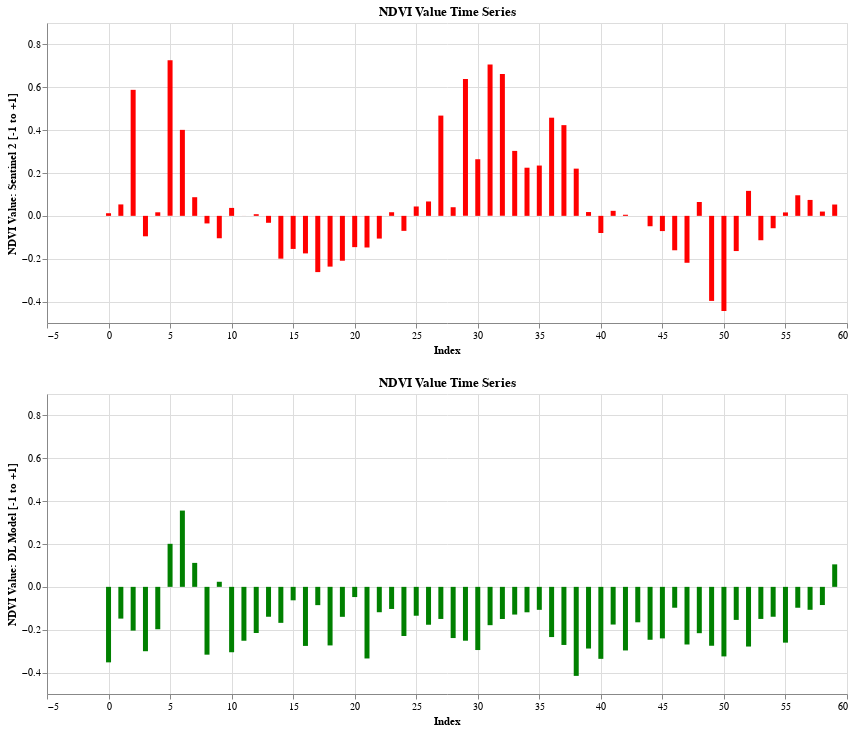

This figure's notebook cell:
### Markdown cell above
### Plotting the graphs using altair: Better Visualization

### Code cell
brush = alt.selection_interval(encodings= ["x"])


# plotting the dataframe using altair


hist1 = alt.Chart(data).mark_bar().encode(x = "Index",
    color=alt.condition(brush, alt.value("cadetblue"), alt.value('lightgray'))
).interactive().properties( width=800,title = 'NDVI Value Time Series').add_selection(brush)

hist1.configure_title(
    fontSize=20,
    font='Courier',
    anchor='start',
    color='gray'
)


# concatenating all plots and making them interactive

hist1.encode(alt.Y("NDVI Sentinel 2",scale=alt.Scale(domain=[-0.5, 0.9]),title = 'NDVI Value: Sentinel 2 [-1 to +1]'),color=alt.condition(brush, alt.value("red"), alt.value('lightgray')), tooltip=["Index", "NDVI Sentinel 2"]
) & hist1.encode(alt.Y("NDVI DL Model",scale=alt.Scale(domain=[-0.5, 0.9]),title = 'NDVI Value: DL Model [-1 to +1]'),color=alt.condition(brush, alt.value("green"), alt.value('lightgray')), tooltip=["Index", "NDVI DL Model"]
)

### Figure 1 — Vega-Lite specification as saved in the notebook (floating-point values rounded to 4 significant figures)
{"config": {"view": {"continuousWidth": 400, "continuousHeight": 300}}, "vconcat": [{"mark": "bar", "encoding": {"color": {"condition": {"value": "red", "selection": "selector023"}, "value": "lightgray"}, "tooltip": [{"type": "quantitative", "field": "Index"}, {"type": "quantitative", "field": "NDVI Sentinel 2"}], "x": {"type": "quantitative", "field": "Index"}, "y": {"type": "quantitative", "field": "NDVI Sentinel 2", "scale": {"domain": [-0.5, 0.9]}, "title": "NDVI Value: Sentinel 2 [-1 to +1]"}}, "selection": {"selector024": {"type": "interval", "bind": "scales", "encodings": ["x", "y"]}, "selector023": {"type": "interval", "encodings": ["x"]}}, "title": "NDVI Value Time Series", "width": 800}, {"mark": "bar", "encoding": {"color": {"condition": {"value": "green", "selection": "selector023"}, "value": "lightgray"}, "tooltip": [{"type": "quantitative", "field": "Index"}, {"type": "quantitative", "field": "NDVI DL Model"}], "x": {"type": "quantitative", "field": "Index"}, "y": {"type": "quantitative", "field": "NDVI DL Model", "scale": {"domain": [-0.5, 0.9]}, "title": "NDVI Value: DL Model [-1 to +1]"}}, "selection": {"selector024": {"type": "interval", "bind": "scales", "encodings": ["x", "y"]}, "selector023": {"type": "interval", "encodings": ["x"]}}, "title": "NDVI Value Time Series", "width": 800}], "data": {"name": "data-b1a13589de9dd45e337cec827311c766"}, "$schema": "https://vega.github.io/schema/vega-lite/v4.8.1.json", "datasets": {"data-b1a13589de9dd45e337cec827311c766": [{"NDVI Sentinel 2": 0.01228, "NDVI DL Model": -0.3523, "Index": 0, "Date 2019-2020": "17/01/19"}, {"NDVI Sentinel 2": 0.05337, "NDVI DL Model": -0.1482, "Index": 1, "Date 2019-2020": "27/01/19"}, {"NDVI Sentinel 2": 0.5881, "NDVI DL Model": -0.2042, "Index": 2, "Date 2019-2020": "11/02/19"}, {"NDVI Sentinel 2": -0.0954, "NDVI DL Model": -0.3004, "Index": 3, "Date 2019-2020": "21/02/19"}, {"NDVI Sentinel 2": 0.01663, "NDVI DL Model": -0.1978, "Index": 4, "Date 2019-2020": "03/03/19"}, {"NDVI Sentinel 2": 0.7263, "NDVI DL Model": 0.2008, "Index": 5, "Date 2019-2020": "18/03/19"}, {"NDVI Sentinel 2": 0.4013, "NDVI DL Model": 0.356, "Index": 6, "Date 2019-2020": "28/03/19"}, {"NDVI Sentinel 2": 0.08702, "NDVI DL Model": 0.1119, "Index": 7, "Date 2019-2020": "12/04/19"}, {"NDVI Sentinel 2": -0.03534, "NDVI DL Model": -0.3165, "Index": 8, "Date 2019-2020": "22/04/19"}, {"NDVI Sentinel 2": -0.1046, "NDVI DL Model": 0.02374, "Index": 9, "Date 2019-2020": "02/05/19"}, {"NDVI Sentinel 2": 0.03709, "NDVI DL Model": -0.3051, "Index": 10, "Date 2019-2020": "17/05/19"}, {"NDVI Sentinel 2": -0.0001524, "NDVI DL Model": -0.2515, "Index": 11, "Date 2019-2020": "27/05/19"}, {"NDVI Sentinel 2": 0.007695, "NDVI DL Model": -0.2153, "Index": 12, "Date 2019-2020": "11/06/19"}, {"NDVI Sentinel 2": -0.03236, "NDVI DL Model": -0.1395, "Index": 13, "Date 2019-2020": "21/06/19"}, {"NDVI Sentinel 2": -0.1998, "NDVI DL Model": -0.168, "Index": 14, "Date 2019-2020": "01/07/19"}, {"NDVI Sentinel 2": -0.1544, "NDVI DL Model": -0.06277, "Index": 15, "Date 2019-2020": "16/07/19"}, {"NDVI Sentinel 2": -0.1752, "NDVI DL Model": -0.2756, "Index": 16, "Date 2019-2020": "26/07/19"}, {"NDVI Sentinel 2": -0.2625, "NDVI DL Model": -0.0853, "Index": 17, "Date 2019-2020": "10/08/19"}, {"NDVI Sentinel 2": -0.2369, "NDVI DL Model": -0.2733, "Index": 18, "Date 2019-2020": "20/08/19"}, {"NDVI Sentinel 2": -0.2094, "NDVI DL Model": -0.1398, "Index": 19, "Date 2019-2020": "30/08/19"}, {"NDVI Sentinel 2": -0.146, "NDVI DL Model": -0.04759, "Index": 20, "Date 2019-2020": "14/09/19"}, {"NDVI Sentinel 2": -0.1476, "NDVI DL Model": -0.3342, "Index": 21, "Date 2019-2020": "24/09/19"}, {"NDVI Sentinel 2": -0.106, "NDVI DL Model": -0.1184, "Index": 22, "Date 2019-2020": "09/10/19"}, {"NDVI Sentinel 2": 0.01693, "NDVI DL Model": -0.1031, "Index": 23, "Date 2019-2020": "19/10/19"}, {"NDVI Sentinel 2": -0.07003, "NDVI DL Model": -0.2293, "Index": 24, "Date 2019-2020": "29/10/19"}, {"NDVI Sentinel 2": 0.04375, "NDVI DL Model": -0.1347, "Index": 25, "Date 2019-2020": "13/11/19"}, {"NDVI Sentinel 2": 0.06716, "NDVI DL Model": -0.1768, "Index": 26, "Date 2019-2020": "23/11/19"}, {"NDVI Sentinel 2": 0.4679, "NDVI DL Model": -0.1498, "Index": 27, "Date 2019-2020": "08/12/19"}, {"NDVI Sentinel 2": 0.04028, "NDVI DL Model": -0.2389, "Index": 28, "Date 2019-2020": "18/12/19"}, {"NDVI Sentinel 2": 0.6383, "NDVI DL Model": -0.2513, "Index": 29, "Date 2019-2020": "28/12/19"}, {"NDVI Sentinel 2": 0.2642, "NDVI DL Model": -0.2948, "Index": 30, "Date 2019-2020": "17/01/20"}, {"NDVI Sentinel 2": 0.7062, "NDVI DL Model": -0.1788, "Index": 31, "Date 2019-2020": "27/01/20"}, {"NDVI Sentinel 2": 0.662, "NDVI DL Model": -0.1499, "Index": 32, "Date 2019-2020": "11/02/20"}, {"NDVI Sentinel 2": 0.3031, "NDVI DL Model": -0.1293, "Index": 33, "Date 2019-2020": "21/02/20"}, {"NDVI Sentinel 2": 0.2247, "NDVI DL Model": -0.1187, "Index": 34, "Date 2019-2020": "02/03/20"}, {"NDVI Sentinel 2": 0.2348, "NDVI DL Model": -0.1072, "Index": 35, "Date 2019-2020": "17/03/20"}, {"NDVI Sentinel 2": 0.4581, "NDVI DL Model": -0.2343, "Index": 36, "Date 2019-2020": "27/03/20"}, {"NDVI Sentinel 2": 0.4234, "NDVI DL Model": -0.2711, "Index": 37, "Date 2019-2020": "11/04/20"}, {"NDVI Sentinel 2": 0.2204, "NDVI DL Model": -0.4155, "Index": 38, "Date 2019-2020": "21/04/20"}, {"NDVI Sentinel 2": 0.0178, "NDVI DL Model": -0.2879, "Index": 39, "Date 2019-2020": "01/05/20"}, {"NDVI Sentinel 2": -0.08005, "NDVI DL Model": -0.3359, "Index": 40, "Date 2019-2020": "16/05/20"}, {"NDVI Sentinel 2": 0.02344, "NDVI DL Model": -0.1759, "Index": 41, "Date 2019-2020": "26/05/20"}, {"NDVI Sentinel 2": 0.005162, "NDVI DL Model": -0.2968, "Index": 42, "Date 2019-2020": "10/06/20"}, {"NDVI Sentinel 2": -5.05e-05, "NDVI DL Model": -0.1654, "Index": 43, "Date 2019-2020": "20/06/20"}, {"NDVI Sentinel 2": -0.04845, "NDVI DL Model": -0.247, "Index": 44, "Date 2019-2020": "30/06/20"}, {"NDVI Sentinel 2": -0.07099, "NDVI DL Model": -0.2405, "Index": 45, "Date 2019-2020": "15/07/20"}, {"NDVI Sentinel 2": -0.1606, "NDVI DL Model": -0.09741, "Index": 46, "Date 2019-2020": "25/07/20"}, {"NDVI Sentinel 2": -0.2189, "NDVI DL Model": -0.269, "Index": 47, "Date 2019-2020": "09/08/20"}, {"NDVI Sentinel 2": 0.0646, "NDVI DL Model": -0.2162, "Index": 48, "Date 2019-2020": "19/08/20"}, {"NDVI Sentinel 2": -0.3969, "NDVI DL Model": -0.2748, "Index": 49, "Date 2019-2020": "29/08/20"}, {"NDVI Sentinel 2": -0.4441, "NDVI DL Model": -0.3246, "Index": 50, "Date 2019-2020": "13/09/20"}, {"NDVI Sentinel 2": -0.1642, "NDVI DL Model": -0.1542, "Index": 51, "Date 2019-2020": "23/09/20"}, {"NDVI Sentinel 2": 0.1166, "NDVI DL Model": -0.2785, "Index": 52, "Date 2019-2020": "08/10/20"}, {"NDVI Sentinel 2": -0.1138, "NDVI DL Model": -0.1497, "Index": 53, "Date 2019-2020": "18/10/20"}, {"NDVI Sentinel 2": -0.05773, "NDVI DL Model": -0.1395, "Index": 54, "Date 2019-2020": "28/10/20"}, {"NDVI Sentinel 2": 0.01609, "NDVI DL Model": -0.2603, "Index": 55, "Date 2019-2020": "12/11/20"}, {"NDVI Sentinel 2": 0.09606, "NDVI DL Model": -0.09748, "Index": 56, "Date 2019-2020": "22/11/20"}, {"NDVI Sentinel 2": 0.07429, "NDVI DL Model": -0.107, "Index": 57, "Date 2019-2020": "07/12/20"}, {"NDVI Sentinel 2": 0.02005, "NDVI DL Model": -0.08485, "Index": 58, "Date 2019-2020": "17/12/20"}, {"NDVI Sentinel 2": 0.05289, "NDVI DL Model": 0.105, "Index": 59, "Date 2019-2020": "27/12/20"}]}}
